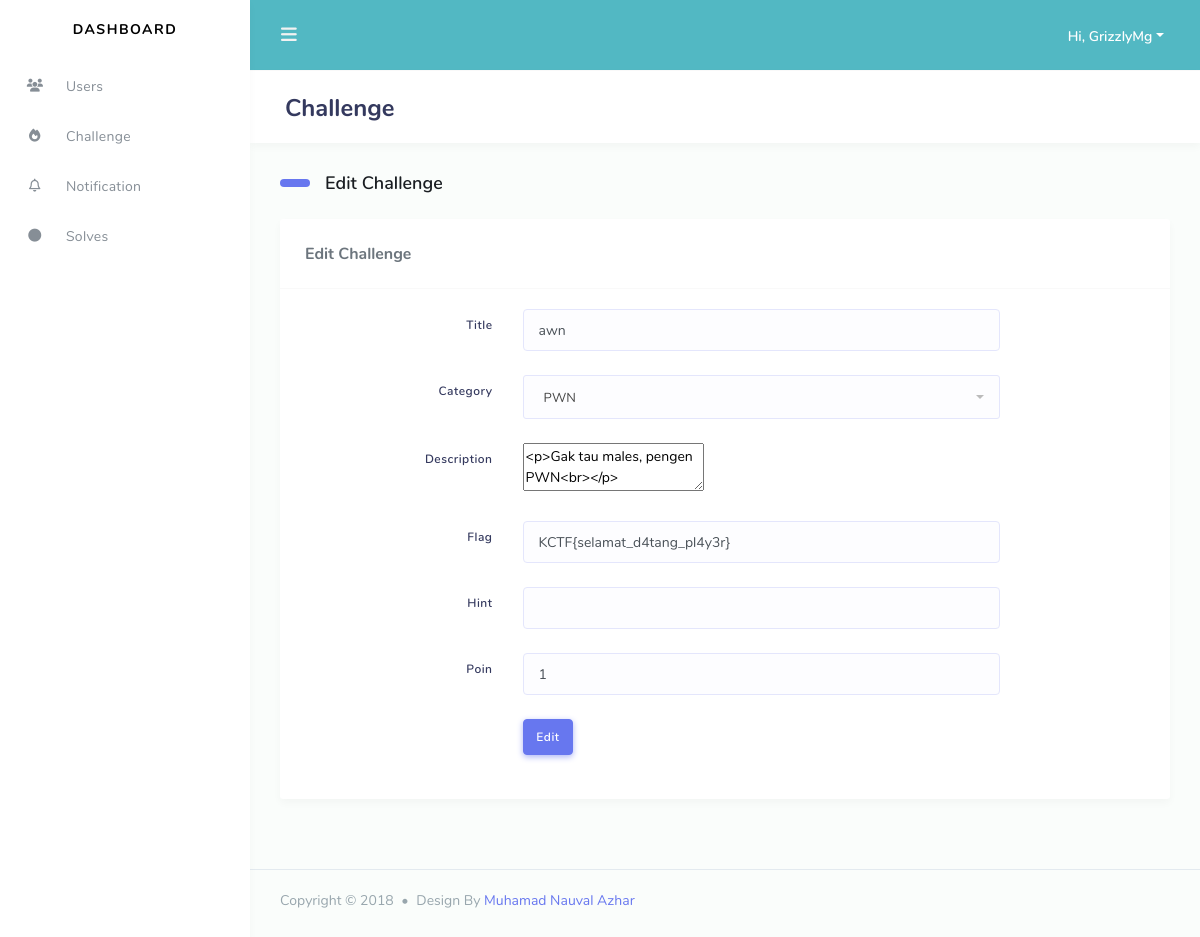
Page /admin/dashboard/challenge/edit.php?id=2 (signed in) on the committed database.
### tables this page shows
CREATE TABLE `users` (
  `id_user` int(11) NOT NULL,
  `username` varchar(30) NOT NULL,
  `password` char(32) NOT NULL,
  `email` varchar(50) NOT NULL,
  `affiliation` varchar(30) DEFAULT NULL,
  `role` int(11) NOT NULL,
  `status` int(11) NOT NULL
);

CREATE TABLE `challenges` (
  `id_chall` int(11) NOT NULL,
  `title` varchar(50) NOT NULL,
  `descript` text NOT NULL,
  `id_category` int(11) NOT NULL,
  `flag` varchar(50) NOT NULL,
  `hint` varchar(50) NOT NULL,
  `poin` int(11) NOT NULL,
  `status` int(11) NOT NULL
);

CREATE TABLE `category` (
  `id_category` int(11) NOT NULL,
  `category` varchar(15) NOT NULL
);

### admin/dashboard/challenge/edit.php (the view, shortened to what this page needs)
<!DOCTYPE html>
<html lang="en">
<head>
    <?php
    include '../template/css.php';
    ?>
    <body>
    <div id="app">
        <div class="main-wrapper main-wrapper-1">
            <?php
            $home='../';
            $user='../users.php';
            $chall='./';
            $notif='../notification/';
            include '../template/nav.php';
            ?>
        <div class="main-content">
            <section class="section">
            <div class="section-header">
                <h1>Challenge</h1>
            </div>
            <div class="section-body">
                <?php
                    include '../template/root.php';
                    $id= $_GET['id'];
                    $id_cate= $_GET['id_cate'];
                    $cate="SELECT * FROM category";
                    $chall="SELECT * FROM challenges where id_chall = $id";
                    $view_c=$conn->query($chall);
                    $view=$conn->query($cate);
                ?>
                <h2 class="section-title">Edit Challenge</h2>
                <div class="row">
                    <div class="col-12">
                        <div class="card">
                            <div class="card-header">
                                <h4>Edit Challenge</h4>
                            </div>
                            <div class="card-body">
                                <form action="proses_edit.php" method="post">
                                    <?php
                                        while($view_chall=$view_c->fetch_array(MYSQLI_ASSOC)){
                                    ?>
                                        <div class="form-group row mb-4">
                                        <label class="col-form-label text-md-right col-12 col-md-3 col-lg-3">Title</label>
                                        <div class="col-sm-12 col-md-7">
                                            <input value="<?php echo $view_chall['title'];?>" type="text" class="form-control" name="title">
                                        </div>
                                    </div>
                                    <div class="form-group row mb-4">
                                        <label class="col-form-label text-md-right col-12 col-md-3 col-lg-3">Category</label>
                                        <div class="col-sm-12 col-md-7">
                                            <select class="form-control selectric" name="category">
                                                <?php
                                                    while($view_cate=$view->fetch_array(MYSQLI_ASSOC)){
                                                        if($view_cate['id_category']==$id_cate){
                                                ?>
                                                    <option selected value="<?php echo $view_cate['id_category'];?>" ><?php echo $view_cate['category'];?></option>
                                                    <?php } else {?>
                                                        <option  value="<?php echo $view_cate['id_category'];?>"><?php echo $view_cate['category'];?></option>
                                                    <?php } ?>
                                                <?php }?>
                                            </select>
                                        </div>
                                    </div>
                                    <div class="form-group row mb-4">
                                        <label class="col-form-label text-md-right col-12 col-md-3 col-lg-3">Description</label>
                                        <div class="col-sm-12 col-md-7">
                                            <textarea class="summernote-simple" name="desc"><?php echo $view_chall['descript'];?></textarea>
                                        </div>
                                    </div>
                                    <div class="form-group row mb-4">
                                        <label class="col-form-label text-md-right col-12 col-md-3 col-lg-3">Flag</label>
                                        <div class="col-sm-12 col-md-7">
                                            <input value="<?php echo $view_chall['flag'];?>" type="text" class="form-control" name="flag">
                                        </div>
                                    </div>
                                    <div class="form-group row mb-4">
                                        <label class="col-form-label text-md-right col-12 col-md-3 col-lg-3">Hint</label>
                                        <div class="col-sm-12 col-md-7">
                                            <input value="<?php echo $view_chall['hint'];?>" type="text" class="form-control" name="hint">
                                        </div>
                                    </div>
                                    <div class="form-group row mb-4">
                                        <label class="col-form-label text-md-right col-12 col-md-3 col-lg-3">Poin</label>
                                        <div class="col-sm-12 col-md-7">
                                            <input value="<?php echo $view_chall['poin'];?>"type="number" class="form-control" name="poin">
                                        </div>
                                    </div>
                                    <div class="form-group row mb-4">
                                        <label class="col-form-label text-md-right col-12 col-md-3 col-lg-3"></label>
                                        <div class="col-sm-12 col-md-7">
                                            <button class="btn btn-primary">Edit</button>
                                        </div>
                                    </div>
                                    <?php } ?>
                                </form>
                            </div>
                        </div>
                    </div>
                </div>
            </div>
            </section>
        </div>
        <footer class="main-footer">
            <div class="footer-left">
            Copyright &copy; 2018 <div class="bullet"></div> Design By <a href="https://nauval.in/">Muhamad Nauval Azhar</a>
            </div>
        </footer>
        </div>
    </div>
</body>
</html>

### admin/dashboard/template/nav.php (shortened to what this page needs)
<?php
    require_once 'connection.php';
    $id = $_SESSION['id'];
    $sql = "SELECT username FROM users WHERE id_user='$id'";
    $result = $conn->query($sql);
    $username = $result->fetch_assoc()['username'];
?>
<div class="navbar-bg"></div>
<nav class="navbar navbar-expand-lg main-navbar">
        <form class="form-inline mr-auto">
        <ul class="navbar-nav mr-3">
        <li><a href="#" data-toggle="sidebar" class="nav-link nav-link-lg"><i class="fas fa-bars"></i></a></li>
        </ul>
    </form>
    <ul class="navbar-nav navbar-right">
        <li class="dropdown"><a href="#" data-toggle="dropdown" class="nav-link dropdown-toggle nav-link-lg nav-link-user">
        <div class="d-sm-none d-lg-inline-block">Hi, <?php echo $username ?></div></a>
        </li>
    </ul>
</nav>
    <div class="main-sidebar sidebar-style-2">
    <aside id="sidebar-wrapper">
        <div class="sidebar-brand">
        <a href="<?php echo $home; ?>">Dashboard</a>
        </div>
        <ul class="sidebar-menu">
            <li class="dropdown active">
            <li>
                <a class="nav-link" href="<?php echo $user; ?>"><i class="fas fa-users"></i> <span>Users</span></a>
            </li>
            <li>
                <a class="nav-link" href="<?php echo $chall; ?>"><i class="fas fa-fire"></i> <span>Challenge</span></a>
            </li>
            <li>
                <a class="nav-link" href="<?php echo $notif; ?>"><i class="far fa-bell"></i> <span>Notification</span></a>
            </li>
            <li>
                <a class="nav-link" href="<?php echo $solve; ?>"><i class="fas fa-circle"></i> <span>Solves</span></a>
            </li>
        </ul>
    </div>

### admin/dashboard/assets/css/custom.css (style rules this page uses)
.navbar-bg { background-color: #52b8c3 !important; }

### admin/dashboard/assets/css/components.css (style rules this page uses)
.selectric { background-color: #fdfdff; border-color: #e4e6fc; min-height: 42px; border-radius: 3px; padding-left: 10px; padding-right: 10px; }

### rows in the picture
users: username "GrizzlyMg"
challenges: title "awn", desc "<p>Gak tau males, pengen PWN<br></p>", flag "KCTF{selamat_d4tang_pl4y3r}", poin "1"
category: category "PWN"
